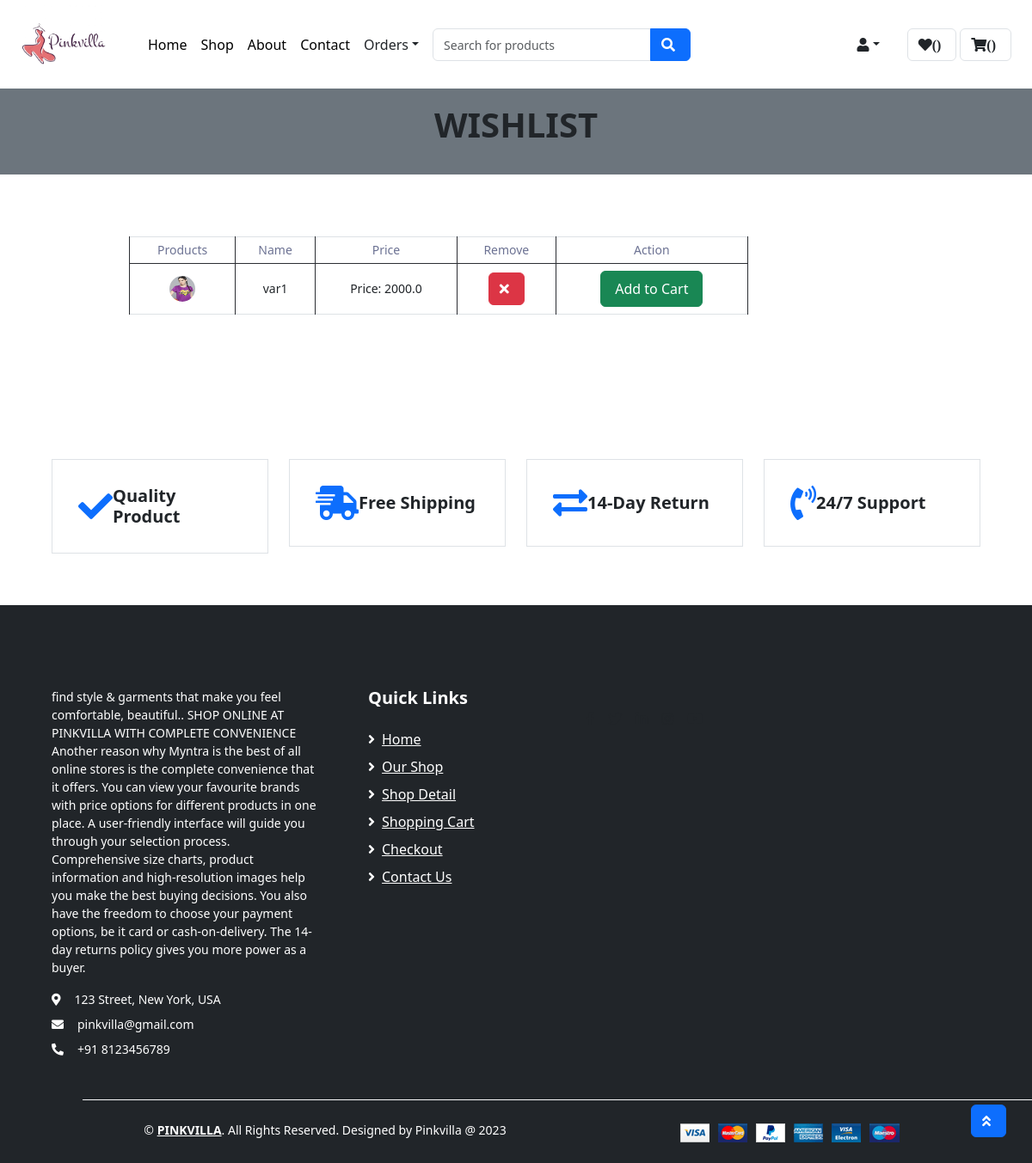
Page /wishlist/ (signed in) on the earlier database version.
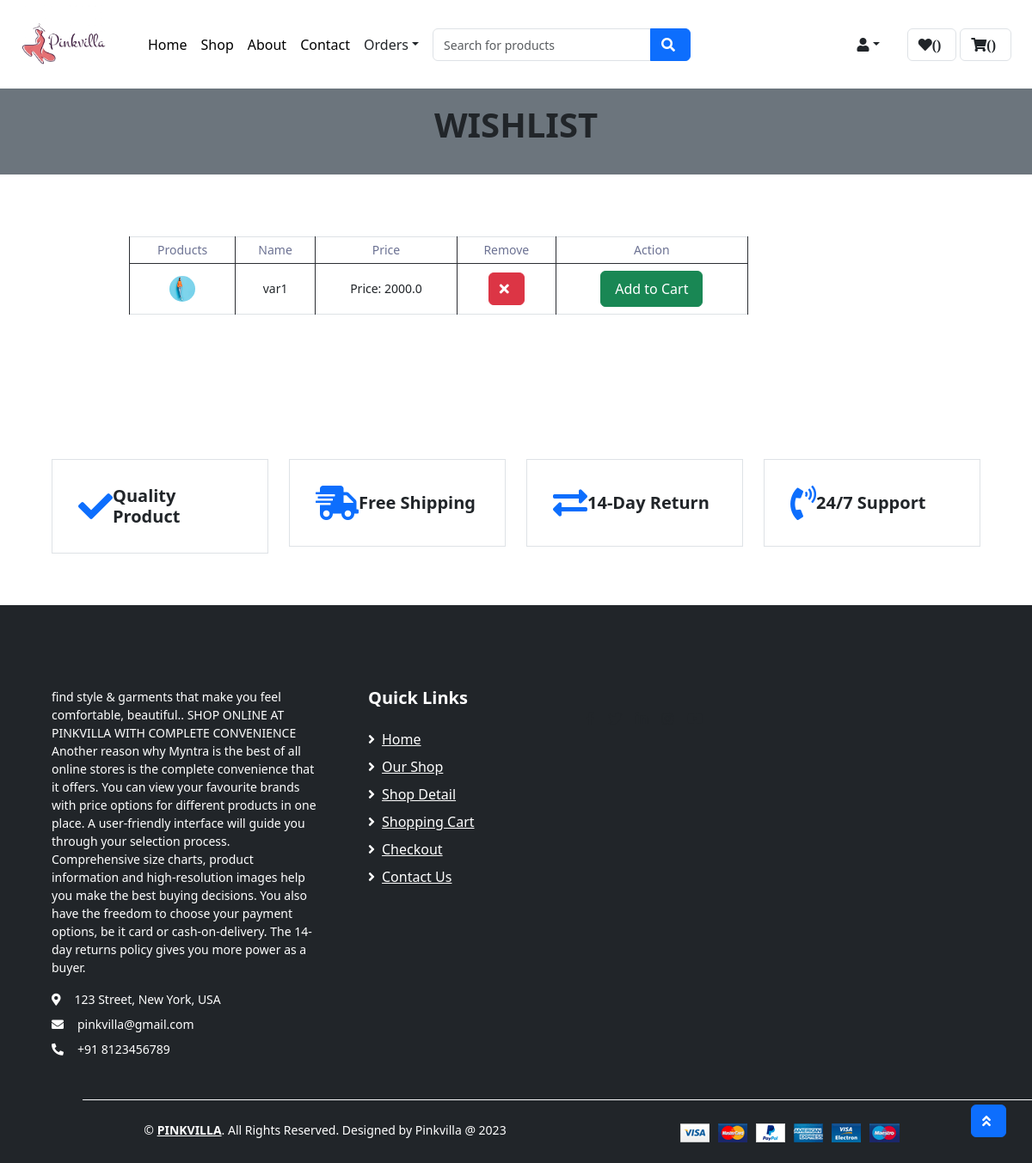
Same page on the later database version.
### app1/models.py (models this page shows, shortened)
class Wishlist(models.Model):
    username = models.ForeignKey(custom_user,on_delete=models.CASCADE)
    variant = models.ForeignKey(Variant,on_delete=models.CASCADE)

class Variant(models.Model):
    id = models.AutoField(primary_key=True)
    variant = models.CharField(max_length=100,blank= True,null= True)
    Product = models.ForeignKey(Product,on_delete=models.CASCADE)
    Color = models.ForeignKey(Color,on_delete=models.CASCADE)
    Size = models.ForeignKey(Size,on_delete=models.CASCADE)
    quantity = models.IntegerField(default=1)
    price = models.FloatField(default=0)
    image1 = models.ImageField(blank=True, upload_to='images/')
    image2 = models.ImageField(blank=True, upload_to='images/')
    image3 = models.ImageField(blank=True, upload_to='images/')
    image4 = models.ImageField(blank=True, upload_to='images/')

### app1/views.py (the view)
# urls.py: path('wishlist/',views.wishlist,name ='wishlist'),
def wishlist(request):
    username=custom_user.objects.get(username=request.session["username"])
    wishlistobj = Wishlist.objects.filter(username = username)
    return render (request,"wishlist.html",{'wishlistobj': wishlistobj})

### app1/templates/wishlist.html (shortened to what this page needs)
{% extends 'product_detail.html' %}
{% load static %}
{% block main-content %}
<div class="container-fluid bg-secondary mb-5">
    <div class="d-flex flex-column align-items-center justify-content-center" style="min-height: 100px">
        <h1 class="font-weight-semi-bold text-uppercase mb-3">wishlist</h1>
    </div>
</div>
<div class="container pt-4 sm-8 ">
    <div class="col-lg-8  mb-5 ml-5">
        <table class="table table-bordered text-center mb-0 ml-5 " style="">
            <thead class="bg-secondary text-dark ">
                <tr>
                    <th>Products</th>
                    <th>Name</th>
                    <th>Price</th>
                    <th>Remove</th>
                    <th>Action</th>
                </tr>
            </thead>
            <tbody class="align-middle">
                {% for item in wishlistobj %}
                <tr>
                    <td class="align-middle">
                        <img src="{{ item.variant.image1.url }}" alt="">
                    </td>
                    <td>{{item.variant.variant}}</td>
                    <td class="align-middle">
                        <p class="card-text">Price: {{ item.variant.price }}</p>
                    </td>
                    <td class="align-middle">
                        <a href="{% url 'wishlist_remove' item.id %}" class="btn btn-danger" onclick="return confirm('Do you want to remove this product from the cart?');">
                            <i class="fa fa-times"></i>
                        </a>
                    </td>
                    <td>
                        <form action="{% url 'add-to-cart' %}" method="POST" class="d-inline">
                            <button type="submit" class="btn btn-success px-3 py-2">Add to Cart</button>
                        </form>
                    </td>
                </tr>
                {% endfor %}
            </tbody>
        </table>
    </div>
</div>
    {% endblock main-content %}

Differences in the rows shown:
changed through a linked row, Wishlist "var1": variant.image1: a different picture
